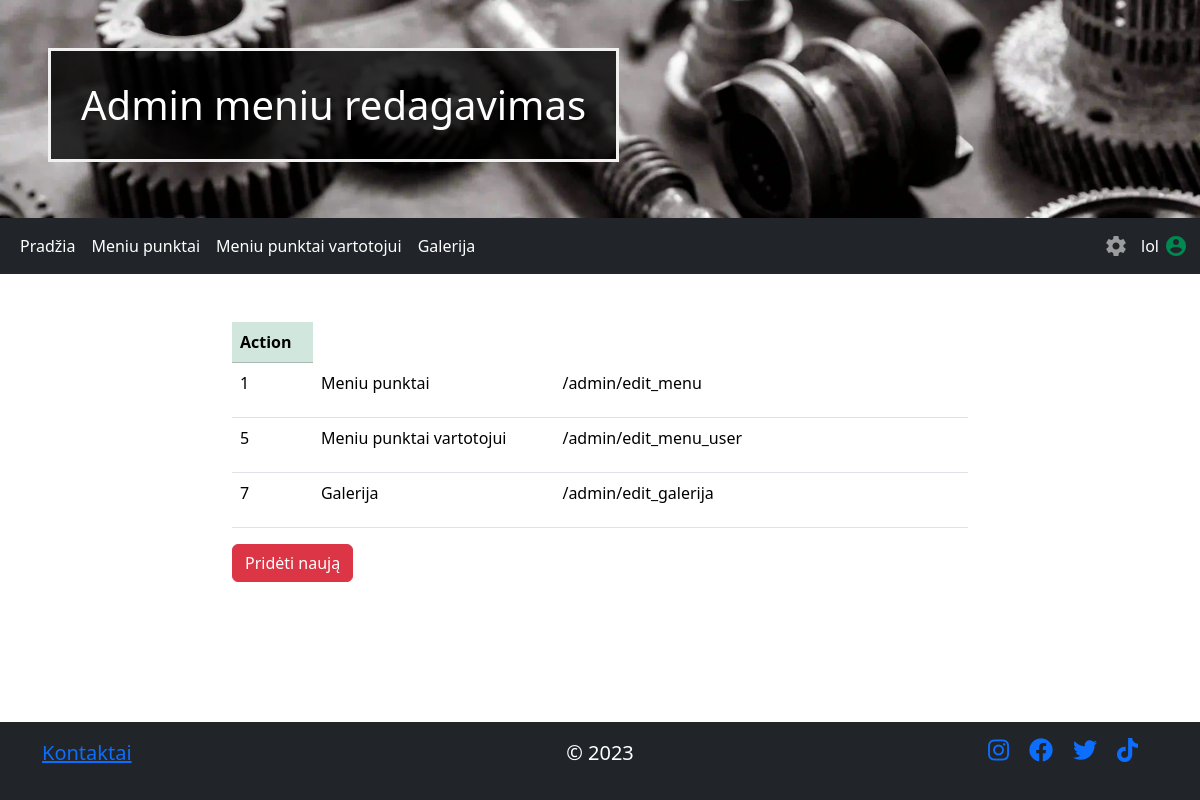
/admin/edit_menu_element (signed in), run on the app's committed database.
### app/database.py (models this page shows, shortened)
class MenuItem(Base):
    __tablename__ = 'MenuItems'
    id = Column(Integer, primary_key=True)
    name = Column('MenuItemName', String)
    url = Column('url', String)

class User(Base, UserMixin):
    __tablename__ = "users"
    id = Column(Integer, primary_key=True)
    username = Column('username', String(50), nullable=False, unique=True)
    password = Column('password', String(50), nullable=False)

### app/admin_views.py (the view)
@app.route("/admin/edit_menu_element", methods=['GET', 'POST'])
def edit_menu_element():
    if request.method == 'POST':
        MenuItemName = request.form['MenuItemName']
        url = request.form['url']
        item_id = request.form['item_id']
        menu_item = session.query(MenuItem).get(item_id)
        menu_item.name = MenuItemName
        menu_item.url = url
        try:
            session.commit()
            return redirect('/admin/edit_menu')
        except Exception as e:
            return "Klaida klaidele klaiduzele" + str(e)
    else:
        return render_template("admin/edit_menu.html", menu=menu())

### app/__init__.py (called while the page is built)
@login_manager.user_loader
def load_user(user_id):
    return session.query(User).get(int(user_id))

### app/admin_views.py (called while the page is built)
def menu():
    return session.query(MenuItem).all()

### app/views.py (called while the page is built)
@app.before_request
def require_login():
    if request.endpoint in ['sign_in', 'sign_up', 'static']:
        return
    if not current_user.is_authenticated:
        return redirect(url_for('sign_in', next=request.url))

### app/templates/admin/edit_menu.html (shortened to what this page needs)
{% extends 'admin/templates/admin_template.html' %}
{% block header %} Admin meniu redagavimas {% endblock %}
{% block main %}
    <div class="container mt-5">
        <div class="row">
        <div class="col-sm-8 mx-auto">
            <table class="table table-hover">
                <thead class="table-success">
                  <tr>
                    <th>Action</th>
                  </tr>
                </thead>
                <tbody>
                    {% for x in menu %}
                  <tr>
                    <td>{{ x.id }}</td>
                    <td>{{ x.name }}</td>
                    <td>{{ x.url }}</td>
                    <td>
                        <form action="/handle_form" method="post">
                        </form>
                    </td>
                  </tr>
                    {% endfor %}
                </tbody>
            </table>
            <button type="submit" name="action" value="new_element" class="btn btn-danger newBtn">Pridėti naują</button>
          <br>
        </div>
        </div>
    </div>
{% endblock %}

### app/templates/admin/templates/admin_template.html (shortened to what this page needs)
<!DOCTYPE html>
<html lang="en">
<head>
  <link href="https://cdn.jsdelivr.net/npm/bootstrap@5.3.2/dist/css/bootstrap.min.css" rel="stylesheet">
  <link rel="stylesheet" href="{{ url_for('static', filename='css/style.css') }}">
  <link rel="stylesheet" href="https://cdnjs.cloudflare.com/ajax/libs/font-awesome/5.15.1/css/all.min.css">
</head>
<body>
<div class="content">
  <header class="p-5 bg-primary text-white text-center headAdmin">
    <h1 class="headerText">{% block header %} {% endblock %}</h1>
  </header>
<nav class="navbar navbar-expand-sm bg-dark navbar-dark">
  <div class="container-fluid">
    <ul class="navbar-nav">
        <li class="nav-item">
            <a class="nav-link active" href="/admin">Pradžia</a>
        </li>
        {% for x in menu %}
        <li class="nav-item">
            <a class="nav-link active" href='{{ x.url }}'>{{ x.name }}</a>
        </li>
        {% endfor %}
    </ul>
    <ul class="navbar-nav flex-row-reverse">
      {% if current_user.is_authenticated %}
       <li id="accUser" class="flex nav-item nav-item-spacing">
           <span id="accUserName" class="navbar-text">{{ current_user.username }}</span>
           <span id="accUserLogo" class="material-icons" title="Prisijungęs vartotojas: {{ current_user.username }}">account_circle</span>
       </li>
      {% endif %}
      <li class="nav-item dropdown ">
        <a class="material-icons nav-link" href="#" id="navbarDarkDropdownMenuLink" role="button" data-bs-toggle="dropdown" aria-expanded="false">
        </a>
      </li>
  </ul>
  </div>
</nav>
{% block main %}
{% endblock %}
</div>
<footer class="footer mt-auto py-3 bg-dark text-white">
  <div class="container">
    <div class="row">
      <div class="col justify-content-start" style="display:flex">
        <a href="/"><p class="footT text-center">Kontaktai</p></a>
      </div>
      <div class="col">
        <p class="footT text-center">© 2023</p>
      </div>
      <div class="col justify-content-end" style="display:flex">
        <a href="https://www.instagram.com/"><i class="fab fa-instagram"></i></a>
        <a href="https://www.facebook.com"><i class="fab fa-facebook"></i></a>
        <a href="https://www.twitter.com"><i class="fab fa-twitter"></i></a>
        <a href="https://www.tiktok.com"><i class="fab fa-tiktok"></i></a>
      </div>
    </div>
  </div>
</footer>
</body>
</html>

### app/static/css/style.css (style rules this page uses)
html, body { height: 100%; }
body { display: flex; flex-direction: column; }
.content { flex: 1 0 auto; }
.footer { flex-shrink: 0; }
header { background-size: cover; }
.headerText { border: 3px solid #f1f1f1; background-color: rgba(0,0,0, 0.8); width:fit-content; padding:30px; }
.headAdmin { background-image: url('../images/settings.webp'); }
#accUserLogo { color:#008851; }
#accUserName { padding: 5px; color: #ffff; }
#accUser { display:flex; align-items: center; }
.fab { margin-right: 20px; font-size: 24px; }
.footT { font-size: 20px; }

### data on the page
MenuItem: name "Meniu punktai", id "1", url "/admin/edit_menu"
MenuItem: name "Meniu punktai vartotojui", id "5", url "/admin/edit_menu_user"
MenuItem: name "Galerija", id "7", url "/admin/edit_galerija"
User: username "lol"
